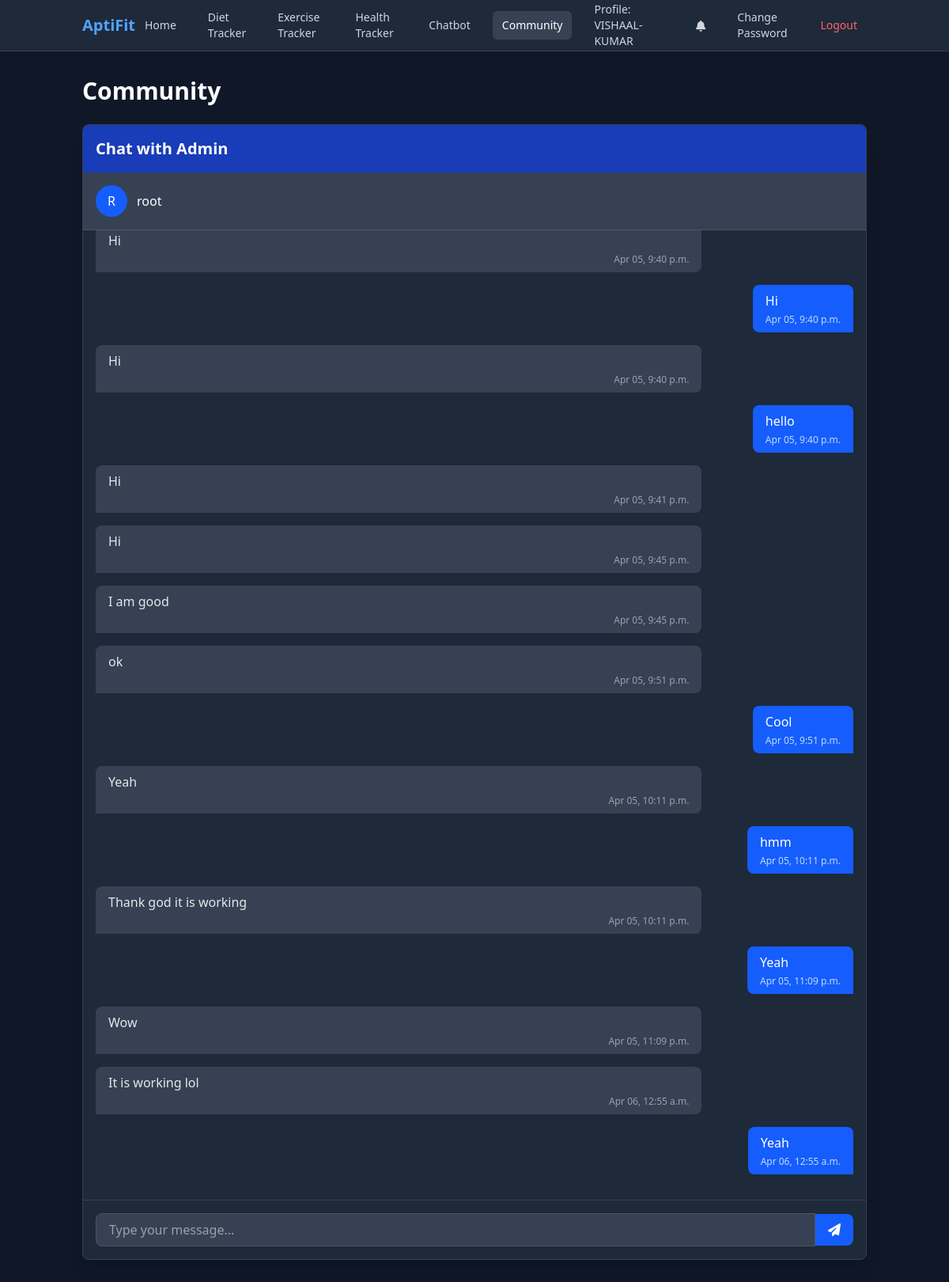
The app's page /community/ (signed in) with its own data.
### fitness/models.py (models this page shows, shortened)
class CommunityMessage(models.Model):
    sender = models.ForeignKey(
        User, on_delete=models.CASCADE, related_name='sent_messages')
    receiver = models.ForeignKey(
        User, on_delete=models.CASCADE, related_name='received_messages', null=True, blank=True)
    message = models.TextField()
    timestamp = models.DateTimeField(auto_now_add=True)
    is_read = models.BooleanField(default=False)
    class Meta:
        ordering = ['-timestamp']

### fitness/views.py (the view)
# urls.py: path('community/', views.community, name='community'),
@login_required
def community(request):
    user = request.user
    context = {}
    if user.is_superuser:
        all_users = User.objects.exclude(id=user.id).order_by('username')
        context['all_users'] = all_users
        selected_user_id = request.GET.get('user_id')
        if selected_user_id:
            try:
                selected_user = User.objects.get(id=selected_user_id)
                context['selected_user'] = selected_user
                chat_messages = CommunityMessage.objects.filter(
                    (Q(sender=user) & Q(receiver=selected_user)) |
                    (Q(sender=selected_user) & Q(receiver=user))
                ).order_by('timestamp')
                unread_messages = chat_messages.filter(
                    receiver=user, is_read=False)
                unread_messages.update(is_read=True)
                context['chat_messages'] = chat_messages
                if request.headers.get('X-Requested-With') == 'XMLHttpRequest':
                    return render(request, 'fitness/partials/chat_messages.html', context)
            except User.DoesNotExist:
                pass
    else:
        admin_users = User.objects.filter(is_superuser=True)
        if admin_users.exists():
            admin_user = admin_users.first()
            context['admin_user'] = admin_user
            chat_messages = CommunityMessage.objects.filter(
                (Q(sender=user) & Q(receiver=admin_user)) |
                (Q(sender=admin_user) & Q(receiver=user))
            ).order_by('timestamp')
            unread_messages = chat_messages.filter(
                receiver=user, is_read=False)
            unread_messages.update(is_read=True)
            context['chat_messages'] = chat_messages
            if request.headers.get('X-Requested-With') == 'XMLHttpRequest':
                return render(request, 'fitness/partials/chat_messages.html', context)
    return render(request, 'fitness/community.html', context)

### fitness/templates/fitness/community.html (shortened to what this page needs)
{% extends 'fitness/base.html' %}
{% block content %}
<div class="container mx-auto px-4 py-8">
  <h1 class="text-3xl font-bold text-white mb-6">Community</h1>
  <div class="bg-gray-800 rounded-lg shadow-xl border border-gray-700 overflow-hidden">
    <div class="bg-blue-800 text-white p-4">
      <h2 class="text-xl font-bold">{% if user.is_superuser %}Admin Dashboard{% else %}Chat with Admin{% endif %}</h2>
    </div>
    <div class="grid grid-cols-1 {% if user.is_superuser %}md:grid-cols-4{% endif %}">
      <div class="{% if user.is_superuser %}md:col-span-3{% endif %} flex flex-col h-[70vh]">
        <div class="p-4 bg-gray-700 border-b border-gray-600 flex items-center">
          {% if user.is_superuser %}
            {% if selected_user %}
              <div class="bg-blue-600 rounded-full w-10 h-10 flex items-center justify-center text-white font-medium mr-3">
                {{ selected_user.username|first|upper }}
              </div>
              <h3 class="font-medium text-white">{{ selected_user.username }}</h3>
            {% else %}
              <h3 class="font-medium text-gray-400">Select a user to start chatting</h3>
            {% endif %}
          {% else %}
            {% if admin_user %}
              <div class="bg-blue-600 rounded-full w-10 h-10 flex items-center justify-center text-white font-medium mr-3">
                {{ admin_user.username|first|upper }}
              </div>
              <h3 class="font-medium text-white">{{ admin_user.username }}</h3>
            {% else %}
              <h3 class="font-medium text-gray-400">No admin available</h3>
            {% endif %}
          {% endif %}
        </div>
        <div class="flex-1 p-4 overflow-y-auto bg-gray-800" id="chat-messages">
          {% if chat_messages %}
            {% for message in chat_messages %}
              <div class="mb-4 {% if message.sender == user %}flex justify-end{% endif %}">
                <div class="{% if message.sender == user %}bg-blue-600 text-white rounded-tl-lg rounded-tr-lg rounded-bl-lg{% else %}bg-gray-700 text-gray-200 rounded-tr-lg rounded-tl-lg rounded-br-lg{% endif %} py-2 px-4 max-w-[80%]">
                  <p>{{ message.message }}</p>
                  <p class="text-xs {% if message.sender == user %}text-blue-200{% else %}text-gray-400{% endif %} mt-1 text-right">
                    {{ message.timestamp|date:"M d, g:i a" }}
                  </p>
                </div>
              </div>
            {% endfor %}
          {% endif %}
        </div>
        <div class="p-4 border-t border-gray-700">
          {% if user.is_superuser and selected_user or not user.is_superuser and admin_user %}
            <form method="post" action="{% url 'send_message' %}" class="flex items-center">
              <input type="text" name="message" placeholder="Type your message..." class="flex-1 bg-gray-700 border border-gray-600 rounded-l-lg px-4 py-2 text-white focus:outline-none focus:ring-2 focus:ring-blue-500">
              <button type="submit" class="bg-blue-600 hover:bg-blue-700 text-white px-4 py-2 rounded-r-lg transition duration-300">
                <i class="fas fa-paper-plane"></i>
              </button>
            </form>
          {% endif %}
        </div>
      </div>
    </div>
  </div>
</div>
{% endblock %}

### fitness/templates/fitness/base.html (shortened to what this page needs)
<!DOCTYPE html>
<html lang="en">
  <head>
    <script src="https://cdn.jsdelivr.net/npm/@tailwindcss/browser@4"></script>
    <link rel="stylesheet" href="https://cdnjs.cloudflare.com/ajax/libs/font-awesome/6.4.0/css/all.min.css">
  </head>
  <body class="bg-gray-900 min-h-screen text-gray-200">
    <nav class="bg-gray-800 border-b border-gray-700">
      <div class="container mx-auto px-4">
        <div class="flex justify-between items-center h-16">
          <div class="flex-shrink-0 font-bold text-xl text-blue-400">
            AptiFit
          </div>
          <div class="flex space-x-2 md:space-x-4 items-center">
            <a href="{% url 'index' %}" class="px-3 py-2 rounded-md text-sm font-medium {% if request.path == '/' %}bg-gray-700 text-white{% else %}text-gray-300 hover:bg-gray-700 hover:text-white{% endif %} transition duration-300">
              Home
            </a>
            {% if user.userprofile.height and user.userprofile.weight and user.userprofile.sex and user.userprofile.age %}
            <a href="{% url 'diet_tracker' %}" class="px-3 py-2 rounded-md text-sm font-medium {% if '/diet_tracker/' in request.path %}bg-gray-700 text-white{% else %}text-gray-300 hover:bg-gray-700 hover:text-white{% endif %} transition duration-300">
              Diet Tracker
            </a>
            <a href="{% url 'exercise_tracker' %}" class="px-3 py-2 rounded-md text-sm font-medium {% if '/exercise_tracker/' in request.path %}bg-gray-700 text-white{% else %}text-gray-300 hover:bg-gray-700 hover:text-white{% endif %} transition duration-300">
              Exercise Tracker
            </a>
            <a href="{% url 'health_tracker' %}" class="px-3 py-2 rounded-md text-sm font-medium {% if '/health_tracker/' in request.path %}bg-gray-700 text-white{% else %}text-gray-300 hover:bg-gray-700 hover:text-white{% endif %} transition duration-300">
              Health Tracker
            </a>
            <a href="{% url 'chatbot' %}" class="px-3 py-2 rounded-md text-sm font-medium {% if '/chatbot/' in request.path %}bg-gray-700 text-white{% else %}text-gray-300 hover:bg-gray-700 hover:text-white{% endif %} transition duration-300">
              Chatbot
            </a>
            {% endif %}
            <a href="{% url 'community' %}" class="px-3 py-2 rounded-md text-sm font-medium {% if '/community/' in request.path %}bg-gray-700 text-white{% else %}text-gray-300 hover:bg-gray-700 hover:text-white{% endif %} transition duration-300">
              Community
            </a>
            <a href="{% url 'profile' %}" class="px-3 py-2 rounded-md text-sm font-medium {% if '/profile/' in request.path %}bg-gray-700 text-white{% else %}text-gray-300 hover:bg-gray-700 hover:text-white{% endif %} transition duration-300">
              Profile: {{ user.username }}
            </a>
            <div class="relative">
              <a href="#" id="notification-btn" class="px-3 py-2 rounded-md text-sm font-medium text-gray-300 hover:bg-gray-700 hover:text-white transition duration-300">
                <i class="fas fa-bell"></i>
              </a>
            </div>
            <a href="{% url 'change_password' %}" class="px-3 py-2 rounded-md text-sm font-medium text-gray-300 hover:bg-gray-700 hover:text-white transition duration-300">
              Change Password
            </a>
            <a href="{% url 'logout' %}" class="px-3 py-2 rounded-md text-sm font-medium text-red-400 hover:bg-red-900 hover:text-red-200 transition duration-300">
              Logout
            </a>
          </div>
        </div>
      </div>
    </nav>
    {% block content %}{% endblock %}
  </body>
</html>

### records on screen
CommunityMessage: message "Hi", timestamp "Apr 05, 9:40 p.m."
CommunityMessage: message "Hi", timestamp "Apr 05, 9:40 p.m."
CommunityMessage: message "Hi", timestamp "Apr 05, 9:40 p.m."
CommunityMessage: message "hello", timestamp "Apr 05, 9:40 p.m."
CommunityMessage: message "Hi", timestamp "Apr 05, 9:41 p.m."
CommunityMessage: message "Hi", timestamp "Apr 05, 9:45 p.m."
CommunityMessage: message "I am good", timestamp "Apr 05, 9:45 p.m."
CommunityMessage: message "ok", timestamp "Apr 05, 9:51 p.m."
CommunityMessage: message "Cool", timestamp "Apr 05, 9:51 p.m."
CommunityMessage: message "Yeah", timestamp "Apr 05, 10:11 p.m."
CommunityMessage: message "hmm", timestamp "Apr 05, 10:11 p.m."
CommunityMessage: message "Thank god it is working", timestamp "Apr 05, 10:11 p.m."
CommunityMessage: message "Yeah", timestamp "Apr 05, 11:09 p.m."
CommunityMessage: message "Wow", timestamp "Apr 05, 11:09 p.m."
CommunityMessage: message "It is working lol", timestamp "Apr 06, 12:55 a.m."
CommunityMessage: message "Yeah", timestamp "Apr 06, 12:55 a.m."

### other values on screen
{{ user.username }} "VISHAAL-KUMAR"
{{ admin_user.username|first|upper }} "R"
{{ admin_user.username }} "root"
